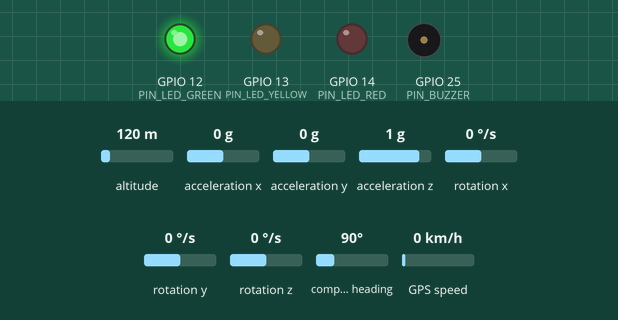
A program run on a simulated ESP32. Shown: output pins drawn as LEDs (lit = HIGH), buzzer (waves = sounding, pin HIGH). The inputs (shaded band) are chosen by the test bench; at power-on: acceleration x 0 g, acceleration y 0 g, acceleration z 1 g, altitude 120 m, rotation x 0 °/s, rotation y 0 °/s, rotation z 0 °/s, compass heading 90°, GPS speed 0 km/h. WiFi joins after 1.5 s; servers stay silent unless stated; the local clock reads 2024-03-15 10:24:30 at power-on unless the program sets it; random numbers use the default seed unless the program sets one; the GPS gets a fix after 3 s at 37.7749, -122.4194 with 8 satellites; no MQTT or app messages arrive unless stated; what the program prints to the serial monitor is not drawn.

Above: at 5.7 s.
5.8 s: acceleration x set to -0.4 g
At 6.2 s:
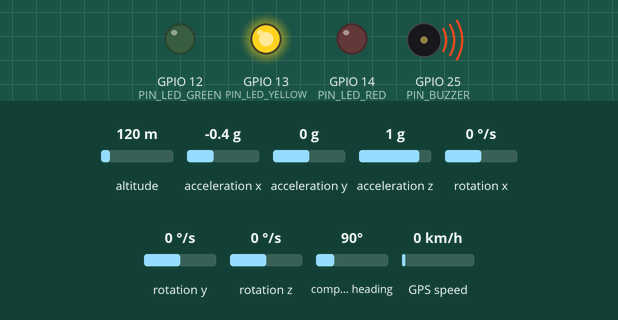
9.3 s: acceleration y set to -0.5 g
13.4 s: acceleration y set to -0.8 g
At 14.2 s:
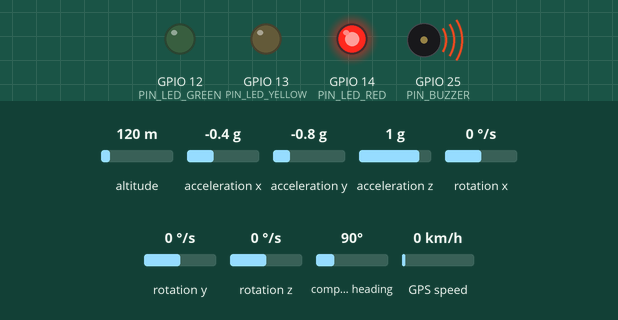
17.9 s: acceleration z set to -1.2 g
19.4 s: acceleration z set to -1.5 g
At 19.8 s:
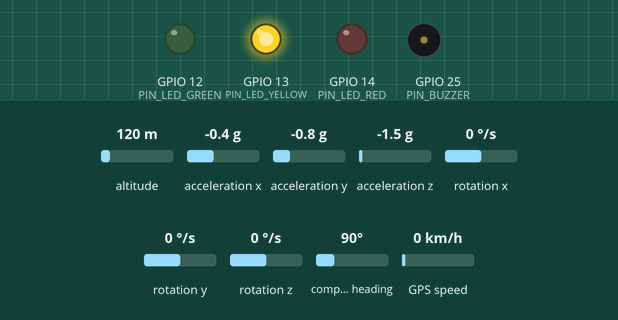
Timing chart, 0 to 23.9 s (numbered marks = the images above; inputs shaded):
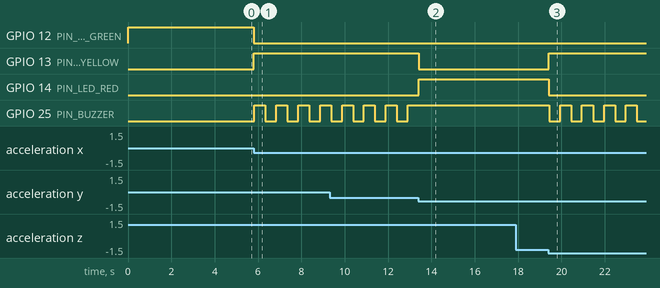

Measured:
- the behaviour switches between -0.2 and -0.3 g on acceleration x (found by bisection; images 0 and 1)
- the behaviour switches between -0.6 and -0.7 g on acceleration y (found by bisection; images 1 and 2)
- the behaviour switches between -1.3 and -1.4 g on acceleration z (found by bisection; images 2 and 3)
- after the input at 5.8 s, GPIO 12 (PIN_LED_GREEN): HIGH → LOW at once; GPIO 13 (PIN_LED_YELLOW): LOW → HIGH at once; GPIO 25 (PIN_BUZZER): alternates HIGH for 0.51 s and LOW for 0.50 s, starting at once
- after the input at 13.4 s, GPIO 13 (PIN_LED_YELLOW): HIGH → LOW at once; GPIO 14 (PIN_LED_RED): LOW → HIGH at once
- after the input at 17.9 s, every drawn part: stays the same
- after the input at 19.4 s, GPIO 13 (PIN_LED_YELLOW): LOW → HIGH at once; GPIO 14 (PIN_LED_RED): HIGH → LOW at once; GPIO 25 (PIN_BUZZER): alternates HIGH for 0.51 s and LOW for 0.50 s, starting at once

The program:

main.cpp
```cpp
#include <Arduino.h>
#include <WiFi.h>
#include <PubSubClient.h>
#include <ArduinoJson.h>
#include <MPU6050_tockn.h>
#include <Wire.h>
#include <TinyGPS++.h>
#include "time.h"
#include "config.h"

TinyGPSPlus gps;
HardwareSerial SerialGPS(2);

MPU6050 mpu(Wire);
WiFiClient espClient;
PubSubClient client(espClient);

unsigned long lastTelemetryTime = 0;
unsigned long telemetryInterval = 2000; // 2 detik

String currentState = "NORMAL";
bool incidentTriggered = false;
bool isBuzzerMuted = false;

// Variabel untuk pola beep non-blocking
unsigned long lastBuzzerToggle = 0;
bool buzzerState = false;

float lastAccX = 0, lastAccY = 0, lastAccZ = 0;

const char* ntpServer = "pool.ntp.org";
const long  gmtOffset_sec = 25200; // WIB (GMT+7)
const int   daylightOffset_sec = 0;

void sendDebugLog(String message) {
    Serial.println(message);
    if (client.connected()) {
        client.publish("mine/pit1/debug", message.c_str());
    }
}

void setFeedback(String state) {
    // Matikan semua lampu dulu
    digitalWrite(PIN_LED_YELLOW, LOW);
    digitalWrite(PIN_LED_RED, LOW);

    if (state == "NORMAL") {
        digitalWrite(PIN_LED_GREEN, HIGH);
        isBuzzerMuted = false; // Reset mute status when normal
    } else if (state == "WASPADA") {
        digitalWrite(PIN_LED_GREEN, LOW);
        digitalWrite(PIN_LED_YELLOW, HIGH);
    } else if (state == "CRITICAL") {
        digitalWrite(PIN_LED_GREEN, LOW);
        digitalWrite(PIN_LED_RED, HIGH);
    }
}

void reconnectMQTT() {
    while (!client.connected()) {
        Serial.print("Menghubungkan ke MQTT Broker...");
        String clientId = "GeoGuard-Node-";
        clientId += String(random(0xffff), HEX);
        if (client.connect(clientId.c_str())) {
            Serial.println("Berhasil!");
            // Subscribe ke topik command
            client.subscribe("mine/pit1/command");
        } else {
            Serial.print("Gagal, rc=");
            Serial.print(client.state());
            Serial.println(" Coba lagi dalam 5 detik");
            delay(5000);
        }
    }
}

void mqttCallback(char* topic, byte* payload, unsigned int length) {
    String msg;
    for (unsigned int i = 0; i < length; i++) {
        msg += (char)payload[i];
    }
    Serial.print("Pesan MQTT masuk [");
    Serial.print(topic);
    Serial.print("]: ");
    Serial.println(msg);

    if (String(topic) == "mine/pit1/command") {
        StaticJsonDocument<256> doc;
        DeserializationError error = deserializeJson(doc, msg);
        if (!error) {
            String targetNode = doc["node"] | "";
            if (targetNode == NODE_CODE || targetNode == "ALL") {
                String cmd = doc["command"];
                if (cmd == "buzzer_off") {
                    isBuzzerMuted = true;
                    sendDebugLog("[CMD] Mematikan Buzzer karena perintah dashboard.");
                    setFeedback(currentState); // Terapkan feedback baru
                } else if (cmd == "set_interval") {
                    unsigned long newInterval = doc["interval"];
                    if (newInterval > 0) {
                        telemetryInterval = newInterval;
                        sendDebugLog("[CMD] Mengubah Interval Telemetri ke: " + String(telemetryInterval) + " ms");
                    }
                }
            }
        }
    }
}

void setup() {
    Serial.begin(115200);
    while (!Serial) delay(10);

    Serial.println("\n--- GeoGuard ESP32 MQTT Node ---");

    pinMode(PIN_LED_GREEN, OUTPUT);
    pinMode(PIN_LED_YELLOW, OUTPUT);
    pinMode(PIN_LED_RED, OUTPUT);
    pinMode(PIN_BUZZER, OUTPUT);

    setFeedback("NORMAL");

    // Inisialisasi GPS (RX=16, TX=17)
    SerialGPS.begin(9600, SERIAL_8N1, 16, 17);

    // Inisialisasi I2C secara spesifik (SDA=21, SCL=22)
    Wire.begin(21, 22);
    mpu.begin();
    Serial.println("Kalibrasi MPU6050... Jangan gerakkan sensor!");
    mpu.calcGyroOffsets(true);
    Serial.println("\nMPU6050 Siap!");

    Serial.print("Menghubungkan ke WiFi: ");
    Serial.println(WIFI_SSID);
    WiFi.begin(WIFI_SSID, WIFI_PASSWORD);

    while (WiFi.status() != WL_CONNECTED) {
        delay(500);
        Serial.print(".");
    }
    Serial.println("\nWiFi Connected!");
    Serial.print("IP Address: ");
    Serial.println(WiFi.localIP());


    configTime(gmtOffset_sec, daylightOffset_sec, ntpServer);

    client.setServer(MQTT_BROKER_IP, MQTT_PORT);
    client.setCallback(mqttCallback);
    client.setBufferSize(512);
}

void sendTelemetry(float accX, float accY, float accZ, float pitch, float roll, float freq, float ppv) {
    if (!client.connected()) {
        reconnectMQTT();
    }
    client.loop();

    StaticJsonDocument<512> doc;
    doc["node_code"] = NODE_CODE;

    struct tm timeinfo;
    if(!getLocalTime(&timeinfo)){
        doc["timestamp"] = "2026-09-12T00:00:00Z";
    } else {
        char timeStringBuff[50];
        strftime(timeStringBuff, sizeof(timeStringBuff), "%Y-%m-%dT%H:%M:%SZ", &timeinfo);
        doc["timestamp"] = String(timeStringBuff);
    }

    doc["acc_x"] = accX;
    doc["acc_y"] = accY;
    doc["acc_z"] = accZ;
    doc["pitch"] = pitch;
    doc["roll"] = roll;
    doc["vibration_freq"] = freq;
    doc["ppv_value"] = ppv;

    // GPS
    if (gps.location.isValid()) {
        doc["latitude"] = gps.location.lat();
        doc["longitude"] = gps.location.lng();
        doc["elevation"] = gps.altitude.meters();
    } else {
        doc["latitude"] = 0.0;
        doc["longitude"] = 0.0;
    }

    // Status klasifikasi (konsisten: CRITICAL / WARNING / NORMAL)
    if (currentState == "CRITICAL") doc["ai_classification"] = "CRITICAL";
    else if (currentState == "WASPADA") doc["ai_classification"] = "WARNING";
    else doc["ai_classification"] = "NORMAL";

    String requestBody;
    serializeJson(doc, requestBody);

    if(client.publish(MQTT_TOPIC, requestBody.c_str())) {
        Serial.print("MQTT Terkirim: ");
        Serial.println(requestBody);
    } else {
        Serial.println("Gagal publish MQTT!");
    }
}

void loop() {
    if (!client.connected()) {
        reconnectMQTT();
    }
    client.loop();

    // Baca data dari GPS
    while (SerialGPS.available() > 0) {
        gps.encode(SerialGPS.read());
    }

    mpu.update();

    float accX = mpu.getAccX();
    float accY = mpu.getAccY();
    float accZ = mpu.getAccZ();

    // getAngleX dan getAngleY sudah memberikan nilai absolut dari pitch dan roll yang sudah difilter
    float pitch = mpu.getAngleX();
    float roll = mpu.getAngleY();

    float accDiff = abs(accX - lastAccX) + abs(accY - lastAccY) + abs(accZ - lastAccZ);
    // Estimasi frekuensi getaran dinamis (Hz) berbasis dinamika akselerasi
    float freq = (accDiff > 0.05) ? round((5.0f + accDiff * 20.0f) * 10.0f) / 10.0f : 0.5f;
    // Estimasi PPV dinamis (mm/s) berbasis getaran puncak akselerasi
    float ppv = (accDiff > 0.05) ? round((accDiff * 9.81f * 10.0f / max(freq, 1.0f)) * 100.0f) / 100.0f : 0.15f;
    ppv = min(max(ppv, 0.1f), 100.0f);

    lastAccX = accX;
    lastAccY = accY;
    lastAccZ = accZ;

    float maxTilt = max(abs(pitch), abs(roll));

    String prevState = currentState;
    if (maxTilt >= TILT_CRITICAL_THRESHOLD) {
        currentState = "CRITICAL";
    } else if (maxTilt >= TILT_WARNING_THRESHOLD) {
        currentState = "WASPADA";
    } else {
        currentState = "NORMAL";
    }

    if (prevState != currentState) {
        setFeedback(currentState);

        sendDebugLog("[STATUS] Terjadi perubahan status dari " + prevState + " menjadi " + currentState + "!");
        if (currentState == "CRITICAL" && !isBuzzerMuted) {
            sendDebugLog("[BUZZER] Menyala panjang (CRITICAL)");
        } else if (currentState == "WASPADA" && !isBuzzerMuted) {
            sendDebugLog("[BUZZER] Menyala putus-putus (WASPADA)");
        } else if (isBuzzerMuted) {
            sendDebugLog("[BUZZER] Tidak menyala karena sedang dalam status MUTED.");
        }

        // Langsung paksa publish saat status berubah agar responsif
        sendTelemetry(accX, accY, accZ, pitch, roll, freq, ppv);
        lastTelemetryTime = millis();
    }

    if (millis() - lastTelemetryTime >= telemetryInterval) {
        lastTelemetryTime = millis();
        sendTelemetry(accX, accY, accZ, pitch, roll, freq, ppv);
    }

    // --- LOGIKA BUZZER NON-BLOCKING ---
    if (!isBuzzerMuted) {
        if (currentState == "CRITICAL") {
            // Beep Panjang (Nyala terus menerus)
            digitalWrite(PIN_BUZZER, HIGH);
        } else if (currentState == "WASPADA") {
            // Beep Berjeda (500ms ON, 500ms OFF)
            if (millis() - lastBuzzerToggle >= 500) {
                lastBuzzerToggle = millis();
                buzzerState = !buzzerState;
                digitalWrite(PIN_BUZZER, buzzerState ? HIGH : LOW);
            }
        } else {
            // Normal -> Mati
            digitalWrite(PIN_BUZZER, LOW);
        }
    } else {
        // Dimatikan manual dari panel
        digitalWrite(PIN_BUZZER, LOW);
    }

    delay(10);
}
```

config.h
```cpp
#ifndef CONFIG_H
#define CONFIG_H

// ==========================================
// WIFI SETTINGS
// ==========================================
#define WIFI_SSID "halo"
#define WIFI_PASSWORD "razitganteng"
// ==========================================
// MQTT SETTINGS (Raspberry Pi Gateway)
// ==========================================
#define MQTT_BROKER_IP "10.94.19.91"
#define MQTT_PORT 1883
#define MQTT_TOPIC "mine/pit1/inclinometer"

// ==========================================
// DEVICE SETTINGS
// ==========================================
#define NODE_CODE "INC_HW_01"

// Threshold Miring (dalam derajat) untuk memicu peringatan (WASPADA)
#define TILT_WARNING_THRESHOLD 15.0

// Threshold Miring (dalam derajat) untuk memicu insiden (CRITICAL / BAHAYA)
#define TILT_CRITICAL_THRESHOLD 30.0

// ==========================================
// HARDWARE PINS
// ==========================================
#define PIN_LED_GREEN 12
#define PIN_LED_YELLOW 13
#define PIN_LED_RED 14
#define PIN_BUZZER 25

#endif
```
